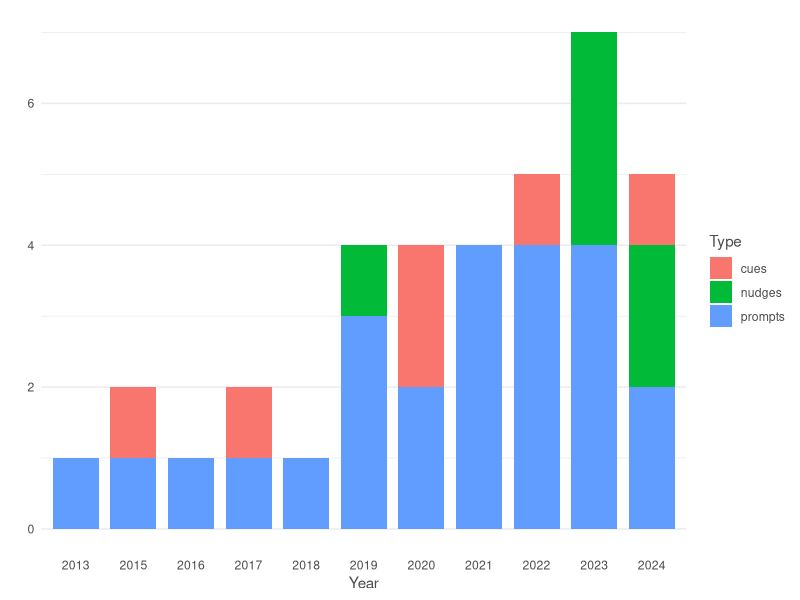
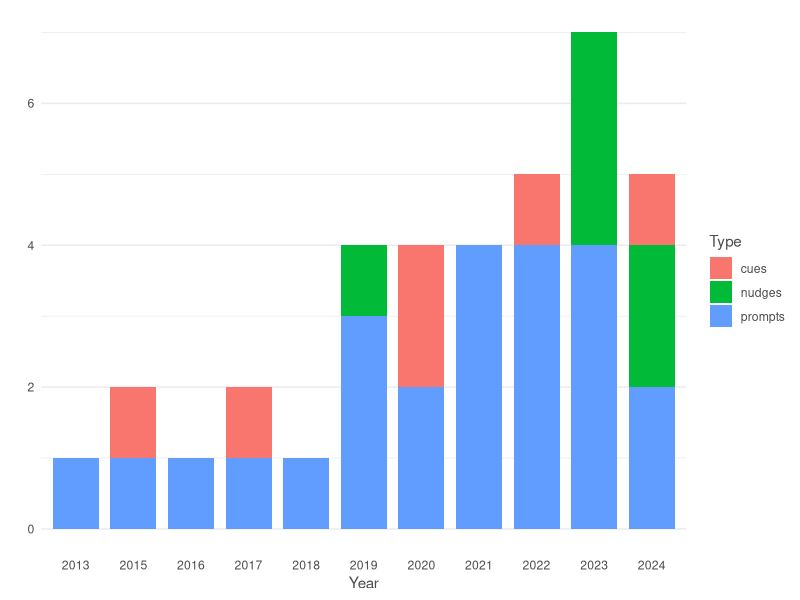

These charts were generated, in order, by the following R code:
## ---- chunk 1
# Loading package
library(readxl)
library(tidyverse)
library(skimr)

## ---- chunk 2
data <- read_xlsx("data/Coding.xlsx")

skim(data)
## ---- chunk 3
year_publication <- data %>% 
  select(Year, Type) %>%  
  group_by(Year, Type) %>% 
  count()  %>% 
  arrange(Year) %>% 
  ungroup()

year_publication$Year <- as.character(year_publication$Year )


ggplot(data=year_publication) +
  geom_bar(aes(x=Year, y= n, fill = Type), stat="identity", position = "stack", width = 0.8) +
  ylab("") + 
    theme_minimal() +
        theme(text=element_text(color = "#4D4D4D"),panel.grid.major.x = element_blank()) 

ggsave("Example1_plot.png", width = 10, height = 6)

